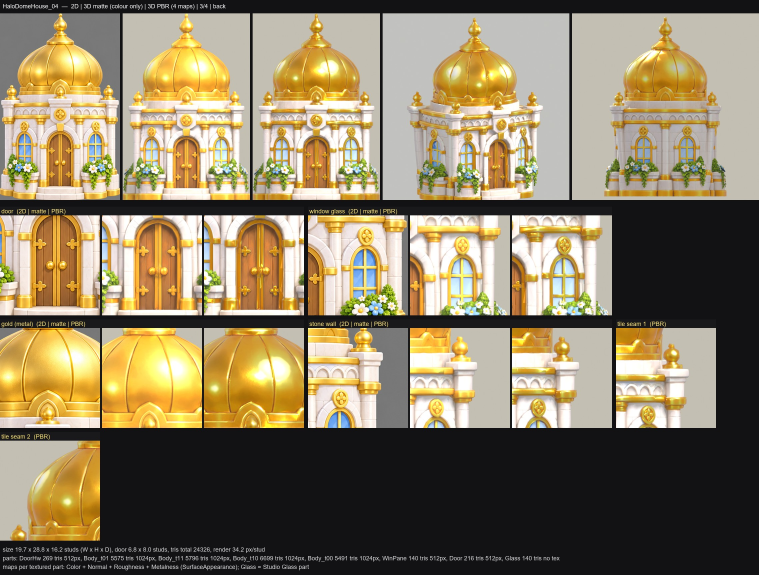
#> input picture art/review/img3/HaloDomeHouse_04_check.jpg, 2276 x 1724 px (shown at 1/3 size)
$ python ribbon_tiers.py ../../art/review/img3/HaloDomeHouse_04_check.jpg ../../art/review/img3/HaloDomeHouse_06_check.jpg
#> lines starting #> are read from the running program, lines starting #| are printed output that depends on the picture
"""Day-count ribbon (A23-77) -> 5 colour tiers from one approved gold cutout, 0 credits: gold pixels (hue 28-62, saturated)
get a new hue / saturation / value scale; the red tails, cream centre and navy outline stay.

  py tools/img2/ribbon_tiers.py <gold_cut.png> <out_prefix>   -> <out_prefix>{7,14,28,50,100}.png
"""
import sys

import numpy as np
from PIL import Image

# days: (hue, saturation, value scale) — 28 = the original gold
TIERS = {7: (24, 0.72, 0.80), 14: (215, 0.06, 1.0), 28: None, 50: (222, 0.70, 0.95), 100: (190, 0.40, 1.12)}


def rgb_to_hsv(rgb):
    r, g, b = rgb[..., 0], rgb[..., 1], rgb[..., 2]
    mx, mn = rgb.max(-1), rgb.min(-1)
    d = mx - mn
    h = np.zeros_like(mx)
    m = d > 1e-6
    rm = m & (mx == r)
    gm = m & (mx == g) & ~rm
    bm = m & ~rm & ~gm
    h[rm] = ((g - b)[rm] / d[rm]) % 6
    h[gm] = (b - r)[gm] / d[gm] + 2
    h[bm] = (r - g)[bm] / d[bm] + 4
    s = np.where(mx > 1e-6, d / np.maximum(mx, 1e-6), 0)
    return h * 60, s, mx


def hsv_to_rgb(h, s, v):
    c = v * s
    x = c * (1 - np.abs((h / 60) % 2 - 1))
    m = v - c
    z = np.zeros_like(h)
    k = (h // 60).astype(int) % 6
    r = np.choose(k, [c, x, z, z, x, c])
    g = np.choose(k, [x, c, c, x, z, z])
    b = np.choose(k, [z, z, x, c, c, x])
    return np.stack([r + m, g + m, b + m], -1)


def recolor(im, tier):
    if tier is None:
        return im.copy()
    h0, s0, vm = tier
    a = np.asarray(im.convert("RGBA")).astype(np.float32) / 255
    rgb, al = a[..., :3], a[..., 3:]
    h, s, v = rgb_to_hsv(rgb)
    gold = (h > 28) & (h < 62) & (s > 0.38) & (v > 0.25)
    out = rgb.copy()
    nv = np.clip(v * vm, 0, 1)
    ns = np.clip(s * s0 / 0.8, 0, 1)
    out[gold] = hsv_to_rgb(np.full(gold.sum(), float(h0)), ns[gold], nv[gold])
    return Image.fromarray((np.concatenate([out, al], -1) * 255).round().astype(np.uint8), "RGBA")


if __name__ == "__main__":
    src, prefix = sys.argv[1], sys.argv[2]
    im = Image.open(src).convert("RGBA")
    for days, tier in TIERS.items():
        recolor(im, tier).save(f"{prefix}{days}.png")
        print(f"{prefix}{days}.png")
#> this loop made 5 passes
#> pass 1, in rgb_to_hsv, `r, g, b = rgb[..., 0], rgb[..., 1], rgb[..., 2]`:
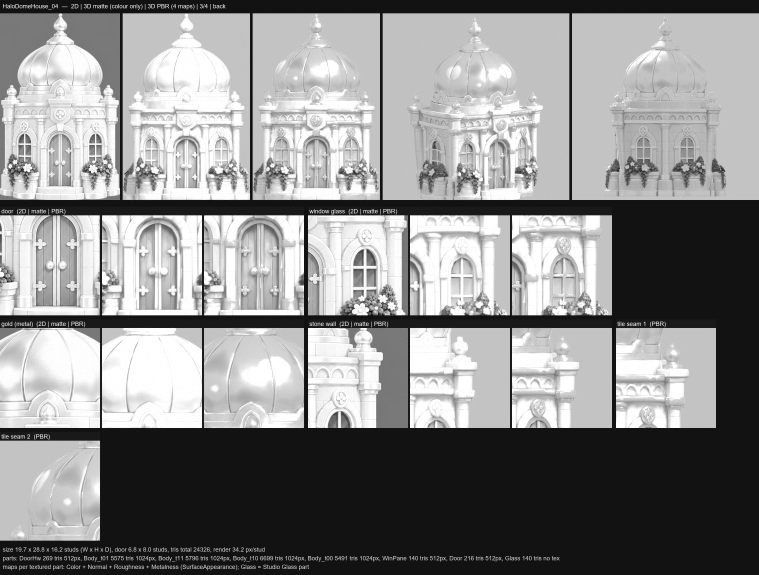
#> r: shape (1724, 2276) float32 (shown at 1/3 size); min 0, max 1, mean 0.545

$ run again, on art/review/img3/HaloDomeHouse_07_check.jpg
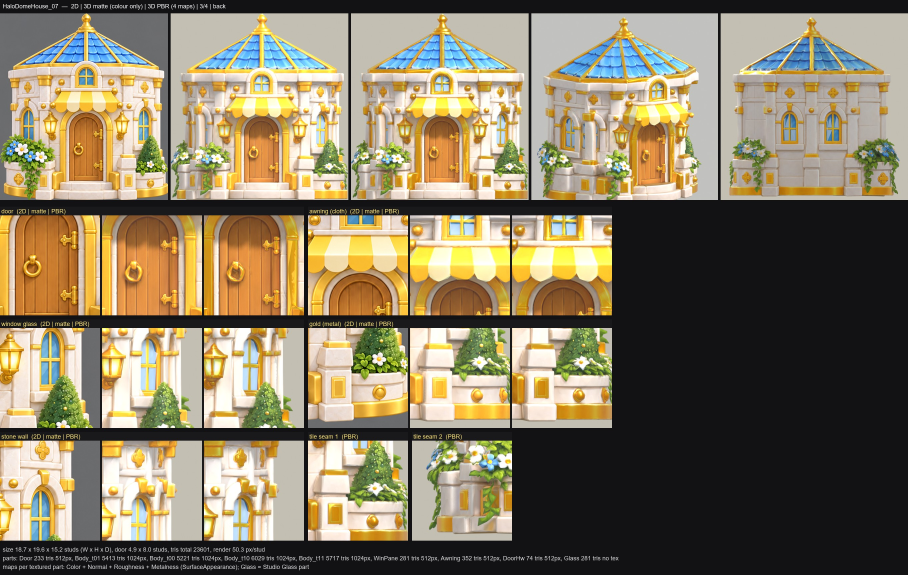
#> input picture art/review/img3/HaloDomeHouse_07_check.jpg, 2722 x 1724 px (shown at 1/3 size)
#> the loop `for days, tier in TIERS.items():` made 5 passes
#> pass 1, in rgb_to_hsv, `r, g, b = rgb[..., 0], rgb[..., 1], rgb[..., 2]`:
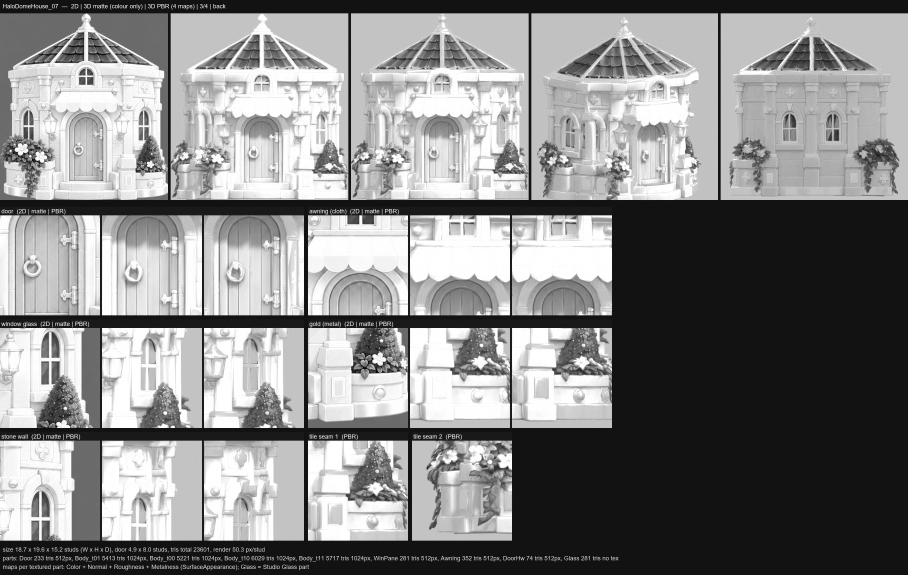
#> r: shape (1724, 2722) float32 (shown at 1/3 size); min 0, max 1, mean 0.524

$ run again, on art/review/img3/HaloReasonHQ_BreadStand_check.jpg
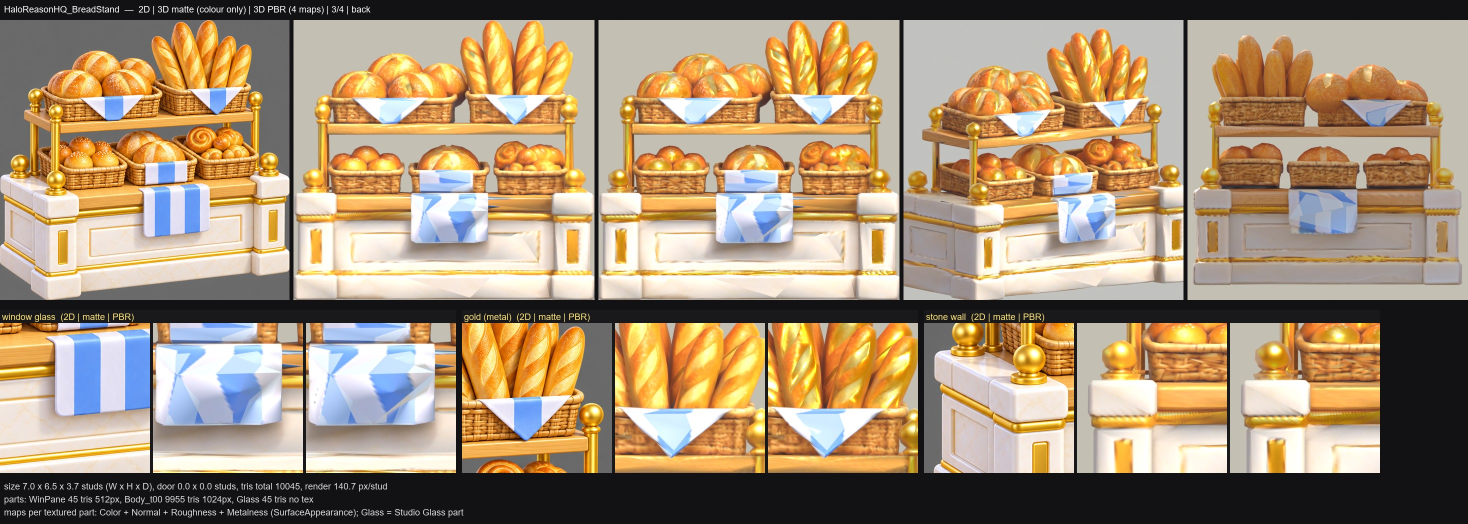
#> input picture art/review/img3/HaloReasonHQ_BreadStand_check.jpg, 2935 x 1048 px (shown at 1/2 size)
#> the loop `for days, tier in TIERS.items():` made 5 passes
#> pass 1, in rgb_to_hsv, `r, g, b = rgb[..., 0], rgb[..., 1], rgb[..., 2]`:
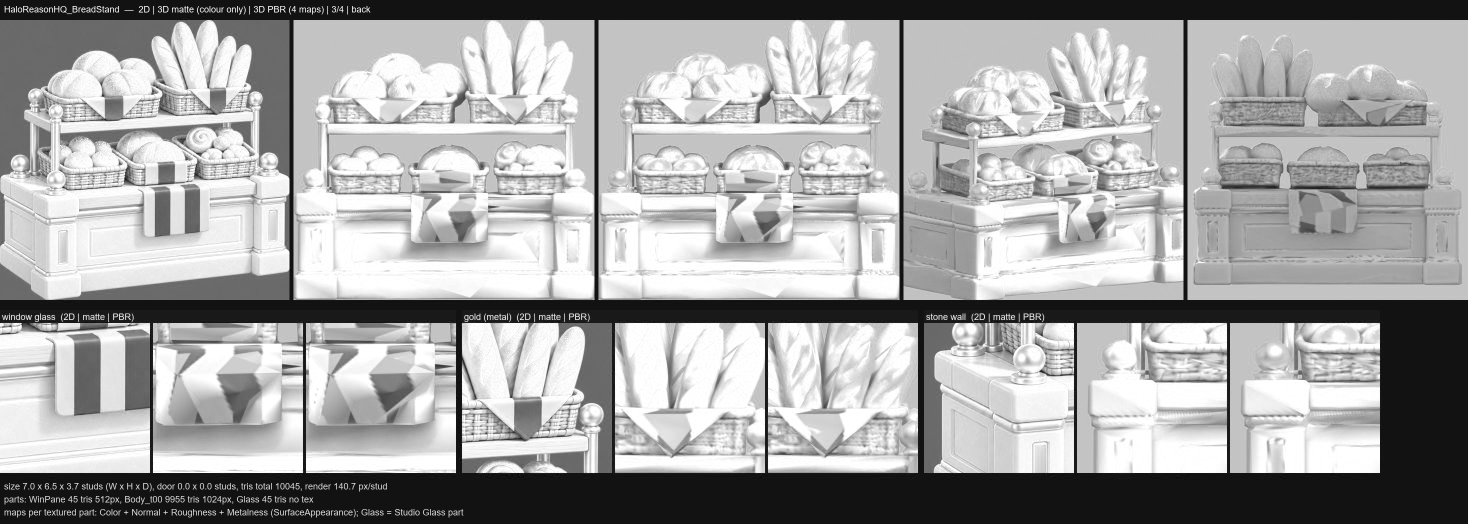
#> r: shape (1048, 2935) float32 (shown at 1/2 size); min 0.00784, max 1, mean 0.644

$ run again, on art/review/img3/HaloReasonHQ_RackShieldSword_check.jpg
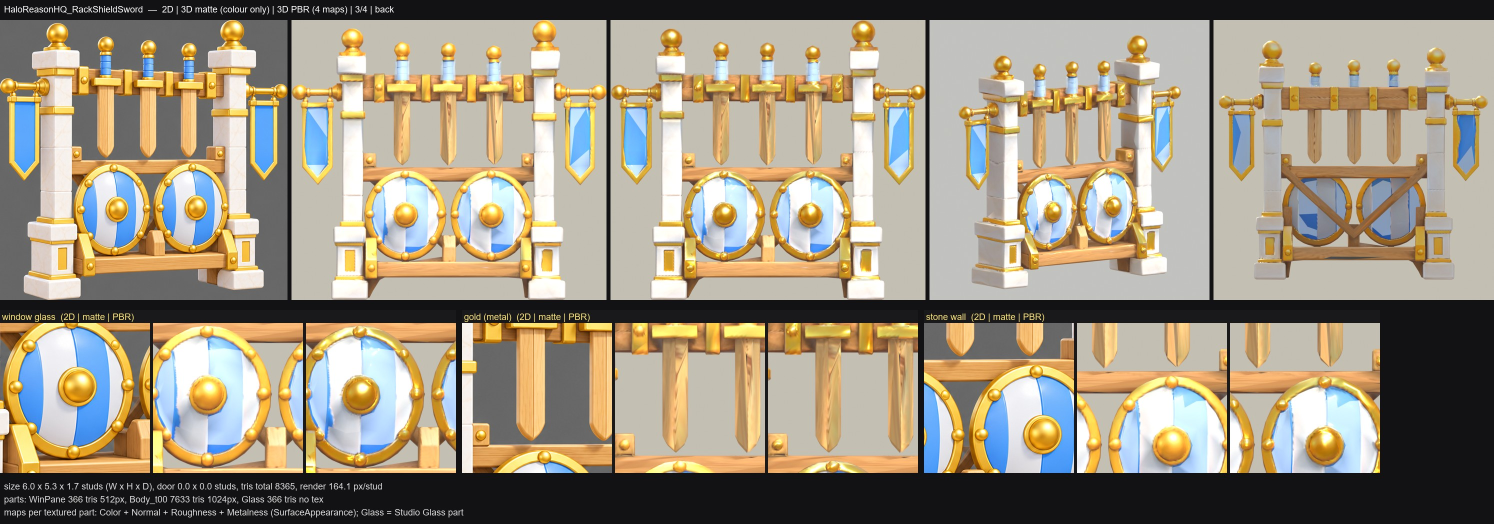
#> input picture art/review/img3/HaloReasonHQ_RackShieldSword_check.jpg, 2987 x 1048 px (shown at 1/2 size)
#> the loop `for days, tier in TIERS.items():` made 5 passes
#> pass 1, in rgb_to_hsv, `r, g, b = rgb[..., 0], rgb[..., 1], rgb[..., 2]`:
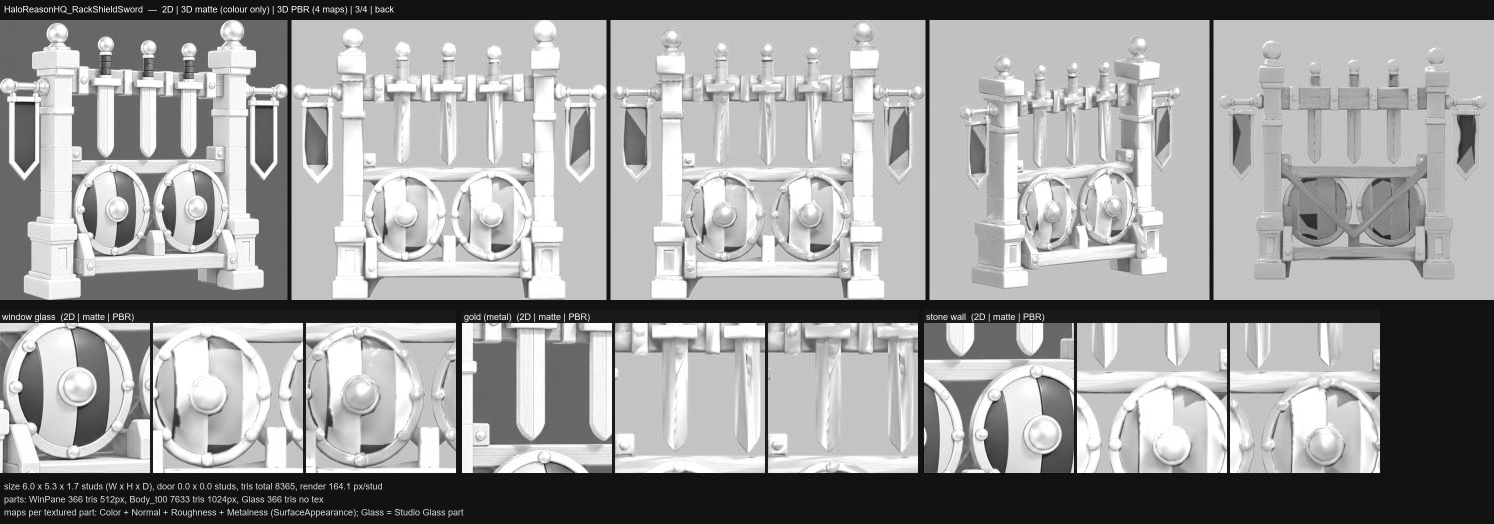
#> r: shape (1048, 2987) float32 (shown at 1/2 size); min 0, max 1, mean 0.613
